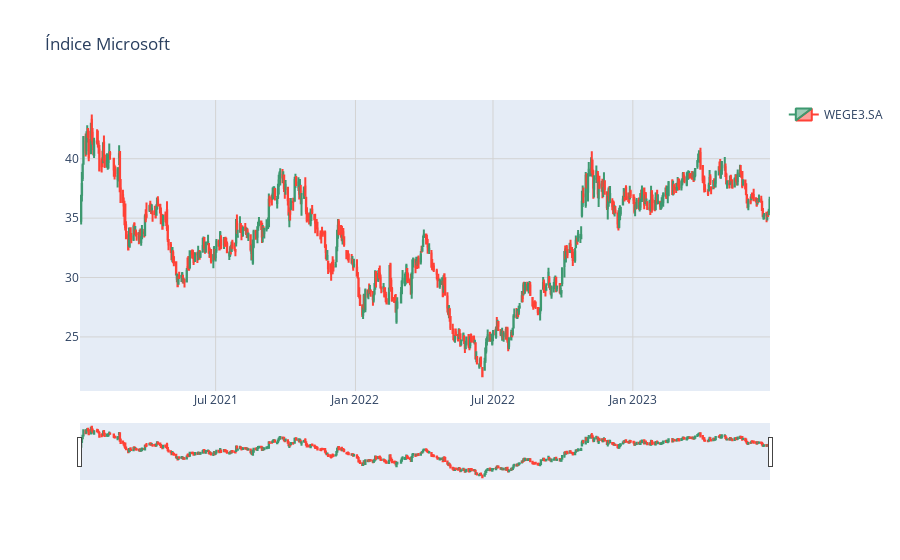

The cell this chart's notebook holds for it:
### Code cell
grafico = graph_objects.Figure(
    data=[graph],
    layout_title="Índice Microsoft",
    # layout=layout
)
grafico.update_xaxes(showgrid=True, gridwidth=1, gridcolor='LightGrey')
grafico.update_yaxes(showgrid=True, gridwidth=1, gridcolor='LightGrey')

grafico

### Figure 1 — Plotly figure (JSON) as saved in the notebook; plotly's stock layout.template omitted (floating-point values rounded to 4 significant figures; data arrays with more than 128 entries replaced by an {"elided": "..."} marker saying what was removed)
{"data": [{"close": {"elided": "621 float values"}, "high": {"elided": "621 float values"}, "low": {"elided": "621 float values"}, "name": "WEGE3.SA", "open": {"elided": "621 float values"}, "showlegend": true, "type": "candlestick", "x": {"elided": "621 str values"}}], "layout": {"title": {"text": "Índice Microsoft"}, "xaxis": {"gridcolor": "LightGrey", "gridwidth": 1, "showgrid": true}, "yaxis": {"gridcolor": "LightGrey", "gridwidth": 1, "showgrid": true}}}
